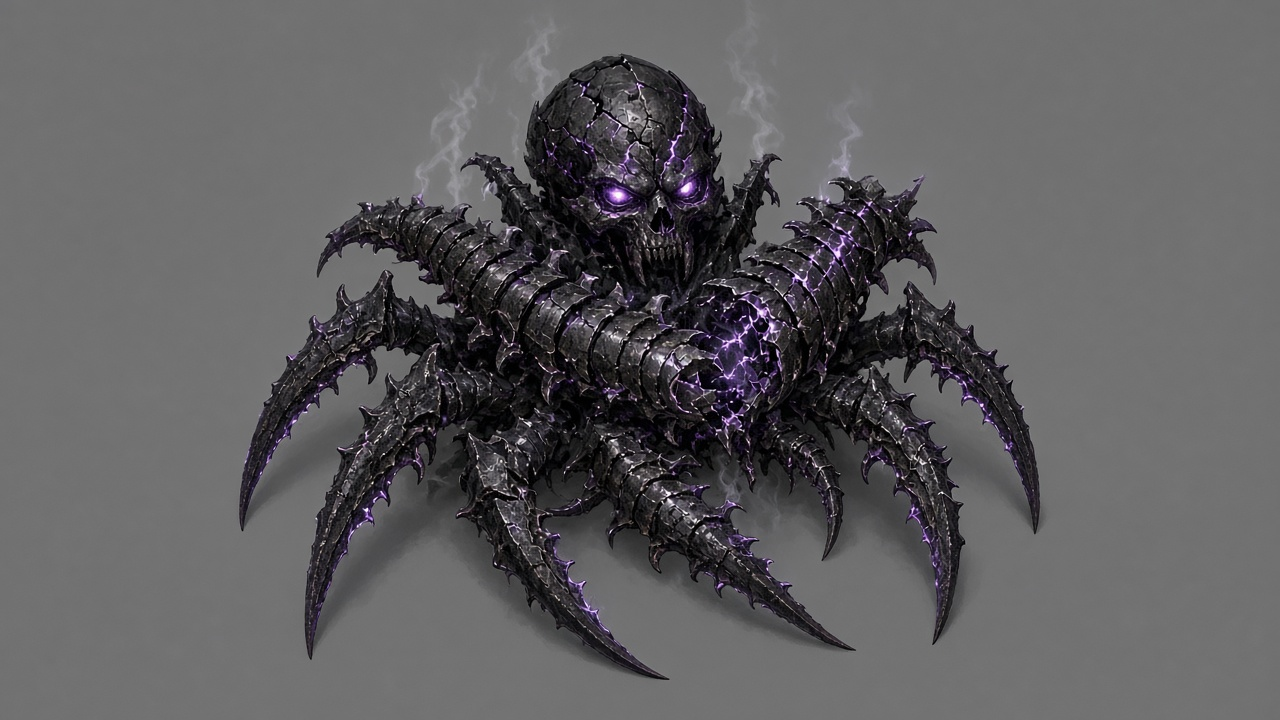
#> input picture art/bosses/coilspire/hitdeath_v1/remains_plate_src.jpg, 1280 x 720 px
$ python aopk.py ../../../../../../../art/bosses/coilspire/hitdeath_v1/remains_plate_src.jpg
#> lines starting #> are read from the running program, lines starting #| are printed output that depends on the picture
### docs/pc/art_help/handoff_wip/technical_artist/05_l9_outdoor_board_v1.3_npc_gates/tools/check_assets.py
#!/usr/bin/env python3
"""Validate Stasium painted PNG assets before importing them into Godot."""
from __future__ import annotations

import argparse
import subprocess
import sys
from pathlib import Path
from typing import Callable


def _imports():
    try:
        from PIL import Image
        import numpy as np
        return Image, np
    except ImportError:
        print("Pillow/numpy missing; installing with pip --user...", file=sys.stderr)
        subprocess.check_call([sys.executable, "-m", "pip", "install", "--user", "Pillow", "numpy"])
        from PIL import Image
        import numpy as np
        return Image, np


Image, np = _imports()

PASS, WARN, FAIL = 0, 1, 2
STATUS_NAMES = {PASS: "PASS", WARN: "WARN", FAIL: "FAIL"}

JUNGLE = {
    "back_far": ((2048, 1280), "opaque"),
    "back_mid": ((4096, 2560), "back_mid"),
    "front_leaves_left": ((1024, 1440), "rgba"),
    "front_leaves_right": ((1024, 1440), "rgba"),
    "front_leaves_top": ((2560, 480), "rgba"),
    "front_leaves_bottom": ((2560, 480), "rgba"),
    "leaf_shadow": ((1024, 1024), "leaf_shadow"),
    "back_mid_sway": ((2048, 1280), "sway"),
    "front_leaves_left_sway": ((512, 720), "sway"),
    "front_leaves_right_sway": ((512, 720), "sway"),
    "front_leaves_top_sway": ((1280, 240), "sway"),
    "front_leaves_bottom_sway": ((1280, 240), "sway"),
}
COILGATE = {
    "floor_tiles": ((1024, 64), "floor_tiles"),  # v2 route strip: 8 slots a-h
    "glow_mask": ((1024, 64), "glow_mask"),
    "pad_blue": ((128, 96), "pad"),
    "pad_red": ((128, 96), "pad"),
    "light_pillar": ((128, 512), "light_pillar"),
    "room_edge_dark": ((1024, 640), "room_edge_dark"),
}


def luminance(rgb):
    return 0.2126 * rgb[..., 0] + 0.7152 * rgb[..., 1] + 0.0722 * rgb[..., 2]


class Result:
    # [6 lines left out: function __init__, not called in this run]

    def add(self, status: int, text: str):
        self.status = max(self.status, status)
        self.notes.append(text)

    def info(self, text: str):
        self.infos.append(text)

    def summary(self) -> str:
        parts = self.notes + [f"INFO: {x}" for x in self.infos]
        return "; ".join(parts) if parts else "OK"


# [14 lines left out: function mode_properties, not called in this run]


def as_rgb(im):
    return np.asarray(im.convert("RGB"), dtype=np.uint8)


def as_rgba(im):
    return np.asarray(im.convert("RGBA"), dtype=np.uint8)


def require_mode(r: Result, im, allowed: set[str], label: str = "mode"):
    if im.mode not in allowed:
        r.add(FAIL, f"{label} {im.mode}, expected {','.join(sorted(allowed))}")


# [126 lines left out: functions check_general, alpha_halo, diamond_mask, check_back_mid, check_opaque, check_leaf_shadow, not called in this run]


def check_sway(r: Result, im):
    require_mode(r, im, {"L"}, "sway mode")


def check_rgba(r: Result, im, label: str):
    require_mode(r, im, {"RGBA"}, f"{label} mode")


# [41 lines left out: functions check_diamond_alpha, check_floor_tiles, check_glow_mask, not called in this run]


# Route strip v3 (2026-10-03): a,b plain; c straight, d top/bottom bend, e T, f end,
# g cross, h side bend. An h/v flip of an iso tile is a diagonal mirror
# (h: NE<->NW, SE<->SW; v: NE<->SE, NW<->SW), so each slot's traced port set must be one
# of the orientations reachable by flips from its canonical set.
H_FLIP = {"NE": "NW", "NW": "NE", "SE": "SW", "SW": "SE"}
V_FLIP = {"NE": "SE", "SE": "NE", "NW": "SW", "SW": "NW"}


def _orbit(ports):
    base = frozenset(ports)
    out = set()
    for hf in (False, True):
        for vf in (False, True):
            s = base
            if hf:
                s = frozenset(H_FLIP[p] for p in s)
            if vf:
                s = frozenset(V_FLIP[p] for p in s)
            out.add(s)
    return out


SLOT_PORTS = {
    0: _orbit([]), 1: _orbit([]),
    2: _orbit(["NE", "SW"]),            # straight (h flip gives NW+SE)
    3: _orbit(["NW", "NE"]),            # bend round top corner (v flip: bottom)
    4: _orbit(["NW", "NE", "SE"]),      # T, all 4 via flips
    5: _orbit(["NE"]),                  # end node
    6: _orbit(["NE", "SE", "SW", "NW"]),
    7: _orbit(["NE", "SE"]),            # bend round right corner (h flip: left)
}
SLOT_NAMES = "abcdefgh"


# [45 lines left out: functions _bilinear, route_ports, not called in this run]


def check_pad(r: Result, im):
    check_rgba(r, im, "pad")
    check_diamond_alpha(r, im, "pad bottom", slot_count=1) if im.mode in ("RGBA", "LA") else None


# [48 lines left out: functions check_light_pillar, check_file, not called in this run]


def expected_for(package):
    return JUNGLE if package == "jungle" else COILGATE  # "thunderwell" is the PC name for the coilgate kit


# [14 lines left out: function write_report, not called in this run]


# ---- props package (2026-10-03): driven by props.json in the folder ----
PROP_OVERHANG = 8          # px at 2x allowed past the footprint's left/right corners
PROP_FRONT_MAX_H = 110     # px at 2x; taller props are back-edge only (placement note)


# [57 lines left out: function check_props, not called in this run]


# ---- glyphs package (2026-10-03, PR #229 board glyphs) ----
GLYPH_PEAK = {"glyph_zone": 0.62, "glyph_deploy": 0.70, "glyph_occupied": 0.62}


# [28 lines left out: function check_glyphs, not called in this run]


# ---- world package (2026-10-03, WP10a open-world dressing kits) ----
# World kits are NOT combat room-edge props: they live in the open world, are
# y-sorted by their anchor, and canopies / sails / spires may overhang the
# neighbour cells above the base. Driven by atlas_meta.json (Crosshaven schema
# `stasium.art_atlas` v1) plus props.json and animated/anim_meta.json.
WORLD_SIZE_CLASSES_1X = {          # Stasium Bot size classes (1x; 2x = double)
    "tile": (64, 32), "small": (64, 64), "tree": (64, 112), "wide": (96, 80),
    "landmark": (128, 192), "hero": (192, 256),
}
WORLD_SIZE_CLASSES_EXTRA_1X = {    # extensions (not in the Stasium Bot list)
    "border_tall": (96, 128),      # WP10a manifest: snowy pine wall (kind=border only)
    "tree_broad": (112, 128),      # Luca 3 Oct: broad single-cell orchard canopy (kind=tree, sway mask required)
    "landmark_wide": (288, 256),   # Luca 3 Oct: 2x2 landmark with sails / overhang
    "tree_conifer": (96, 128),     # TA 3 Oct: tall single-cell conifer (kind=tree, sway mask required)
}
WORLD_CLASS_KINDS = {"border_tall": ("border",), "tree_broad": ("tree",), "tree_conifer": ("tree",)}   # classes limited to these kinds
WORLD_CLASSES_BY_FOOTPRINT = {
    (1, 1): ("small", "tree", "border_tall", "tree_broad", "tree_conifer"),
    (2, 1): ("wide",), (1, 2): ("wide",),
    (2, 2): ("landmark", "hero", "landmark_wide"),
    (3, 3): ("hero",),
}
WORLD_ANCHOR_X_TOL = 2       # px at 2x
WORLD_BASE_ROWS = 12         # lowest opaque rows (2x) that make the "base"
WORLD_BASE_TOL = 8           # base may sit this far (2x px) outside the footprint diamond
WORLD_GAP_WARN_2X = 24       # anchor-y vs lowest opaque row: WARN above this gap
# Border pieces that must overlap each neighbour (manifest: "art overlaps each
# neighbour by 16 px (1x)"). Keyed by id prefix; value in 1x px.
WORLD_BORDER_OVERLAP_1X = {"border_snowy_pine_wall": 16}
WORLD_BORDER_BASE_OVERLAP_1X = 16   # any kind=border piece: base may run this far into the neighbour (chained runs)
# Per-zone glow palettes (hue ranges in degrees) for emissive props. Read from
# props.json "glow_palette" when present, else this dict.
WORLD_ZONE_GLOWS = {
    "rowanvale": {},                                   # manifest: no emissive props
    "windmere": {"pale_ice_blue": (185, 235), "warm_amber_lantern": (15, 50)},
}
WORLD_NEON = {"electric_cyan": (180, 195), "neon_magenta": (285, 330)}   # S>0.8 and V>0.9
WORLD_NEON_PX = 50           # WARN when at least this many neon pixels


# [15 lines left out: function _hsv_arrays, not called in this run]


def _in_hue(h, lo, hi):
    return (h >= lo) & (h <= hi) if lo <= hi else (h >= lo) | (h <= hi)


# [37 lines left out: functions _neon_counts, _footprint_poly_2x, _dist_outside_poly, _load, not called in this run]


def _half(size):
    return ((size[0] + 1) // 2, (size[1] + 1) // 2)


# [119 lines left out: functions _check_1x_pair, _alpha_basics, _world_size_class, _world_hub_per_frame, _schema_diff, not called in this run]


# ---- terrace pieces (2026-10-03, L9 outdoor board kit) ----
# Board height step from the repo (claude/pc-zones-spec @ 6e0c3a4):
#   board/visual_sort.gd:10   const ELEVATION_PIXELS := 10.0   (1x; cell_to_local lifts y by elev*10)
#   board/visual_sort.gd:12   const ELEVATION_Z_SCALE := 8      (z = (x+y)*10 + elev*8)
#   backend/elevation_cost.gd:8-9  MAX_CLIMB 1, MAX_DROP 2 (walk); crosshaven_15 heights are 0..2
# A side face under a 2:1 cell edge (64x32 at 2x) dropping n steps is exactly 64 x (32 + 20n)
# at 2x: h1 64x52, h2 64x72, h3 64x92. SW face top-left = lifted centre + (-64,0), SE face (0,0).
TERRACE_STEP_PX_2X = 20
TERRACE_MAX_DROP = 2                  # faces 1..MAX_DROP are required; L1 asks for 1-3
TERRACE_EDGE_WARN, TERRACE_EDGE_FAIL = 1.5, 4.0   # median |dev| of the top edge vs the cell edge (px@2x)
TERRACE_SEAM_RATIO_WARN = 2.5         # end-column seam diff vs the piece's own adjacent-column diff
TERRACE_FACE_OFFSET_2X = {"SW": (-64, 0), "SE": (0, 0)}
TERRACE_OVERHANG_OFFSET_2X = {"SW": (-64, -8), "SE": (0, -8)}
PROPS_BLOCKS = ("none", "cover", "los")


# [589 lines left out: functions _terrace_edge, _terrace_xy, _terrace_face_metrics, check_terrace, check_props_blocks, check_world and 1 more, not called in this run]


# ---- npc package (2026-10-03): in-game NPC body sprites ----
# Source: ZONES_BUILD_SPEC.md on claude/pc-zones-spec @ 78e6513
#   - 4.5a "NPC look" (L562-619): idle 8-12 f, walk 8 f per direction, talk 6-8 f,
#     2x masters like the Crosshaven v7 kit, locked N/E/S/W rule, "E/W may mirror
#     where the prop allows", readable at zoom 1.0, stills at zoom 1.0 and 1.6.
#   - WP10 "NPC bodies" (L2036-2040): 256x256 canvas at 2x, feet on the
#     bottom-centre pivot, world character scale = ironjaw_tall at 0.33 (PR #214),
#     path art/characters/npc/<role>/idle_<facing>.png (horizontal strip).
#   - 1.3 locked facing rule (L194-195): N = back view up-left, E = back view
#     up-right, S = front view down-right, W = front view down-left.
#   - WP10 style rules (L1989-2000) / WP11 accept (L2056): straight alpha, no
#     RGB under alpha 0, linear filter, no mipmaps, no baked cast shadows.
# Layout (Crosshaven kit convention, like the world package's `<kind>/_2x/`):
#   <role>/<role>.json, <role>/_2x/<anim>_<facing>.png (2x master strips),
#   <role>/<anim>_<facing>.png (1x = exact half). Facing letters lowercase in
#   file names (repo convention: ironjaw_tall_idle_s.png), any case in the json.
NPC_FRAME_2X = (256, 256)              # WP10: 256x256 canvas at 2x
NPC_PIVOT_2X_SUGGESTED = (128, 240)    # TA brief; spec only says "bottom-centre pivot". json is authoritative.
NPC_FACINGS = ("N", "E", "S", "W")
NPC_FACING_VIEW = {"N": "back, up-left", "E": "back, up-right", "S": "front, down-right", "W": "front, down-left"}
NPC_MIRROR_OF = {"W": "S", "S": "W", "N": "E", "E": "N"}   # flip_h partners under the locked rule
NPC_ANIM_FRAMES = {"idle": (8, 12), "walk": (8, 8), "talk": (6, 8)}   # 4.5a (WP10 still says idle 8 f)
NPC_PLANTED = ("idle", "talk")         # feet must stay on the pivot
NPC_IDLE_FPS_SPEC = 8                  # WP10: idle loop at 8 fps (walk/talk fps not specified)
NPC_DIR_2X = "_2x"
NPC_EDGE_MARGIN_2X = 4                 # no alpha > NPC_EDGE_ALPHA within this many px of a frame edge
NPC_EDGE_ALPHA = 0.02
NPC_OPAQUE = 0.5                       # "opaque" for feet / silhouette measurements
NPC_PIVOT_Y_TOL = 3                    # lowest opaque row vs pivot y (px@2x)
NPC_FEET_ROWS = 12                     # bottom rows used for the horizontal feet centroid
NPC_CONTACT_ROWS = 4                   # bottom rows used for planted-feet drift
NPC_FEET_X_WARN, NPC_FEET_X_FAIL = 10, 24
NPC_DRIFT_WARN, NPC_DRIFT_FAIL = 2, 4  # px@2x across idle/talk frames
NPC_1X_DIFF_WARN = 8                   # mean |d| /255, same threshold as world _check_1x_pair
NPC_HALO_BRIGHT_WARN, NPC_HALO_BRIGHT_FAIL = 0.05, 0.15   # share of semi edge px that are a light fringe
NPC_HALO_DARK_WARN = 0.15              # share of semi edge px that are near-black against a lit interior
NPC_ALPHA0_POLICY = "black"            # "black" = WP11 accept (no RGB under alpha 0); "bleed" = TA brief
NPC_NEON_SHARE = 0.01                  # S>0.8 & V>0.9 share of opaque px (world neon thresholds)
NPC_FIGURE_H_2X = (100, 170)           # ironjaw_tall: ~189 px x 0.33 = ~62 px@1x -> ~124 px@2x
NPC_SHADOW_PX_WARN = 120               # dark low-alpha px around the feet row (baked shadow heuristic)
# Feet model (2026-10-03 TA tune, farmer pilot): measure the FEET, not "everything in the
# bottom 12 rows". In the feet band, column runs narrower than NPC_TOOL_MAX_W are a tool
# butt / staff / hem tassel and are ignored; the rest are feet. The support foot is the
# lowest foot. Stance x = midpoint of the outermost feet's sole centroids, so a 3/4
# stance (far foot ~8-12 px higher, depth) and a fork butt on the ground no longer skew it.
NPC_FEET_BAND = 18                     # rows above the pivot (2x) searched for feet
NPC_TOOL_MAX_W = 6                     # px@2x; runs this narrow are not feet
NPC_SOLE_ROWS = 4                      # bottom rows of a foot run used for its sole centroid
NPC_FEET_DEPTH = 14                    # a second foot counts if its sole is within this many rows of the lowest foot
# Contact AO (agreed NPC spec): soft painted ellipse, tint #3b3a66, peak alpha <= 0.3,
# ~70x24 px at 2x, centred on the pivot; no cast shadow.
NPC_AO_TINT = (59, 58, 102)
NPC_AO_TINT_DIST = 45                  # sum |rgb - tint| for a px to count as AO
NPC_AO_PEAK = 0.30
NPC_AO_SIZE_2X = (70, 24)
NPC_AO_SIZE_TOL = 0.5                  # WARN when bbox w is outside (1 +- tol) x spec


def _npc_box_sum(arr, r):
    """Sum over a (2r+1)^2 window (zero padded), via an integral image."""
    p = np.pad(arr.astype(np.float64), ((r + 1, r), (r + 1, r)))
    c = p.cumsum(0).cumsum(1)
    k = 2 * r + 1
    return c[k:, k:] - c[:-k, k:] - c[k:, :-k] + c[:-k, :-k]


# [131 lines left out: functions _npc_get, _npc_facing_key, _npc_plan, _npc_frames_of, _npc_find_png, _npc_runs and 2 more, not called in this run]


def _npc_ao(rgba, pivot):
    """Contact-AO pixels (tint-matched, low alpha, near the pivot row) in one frame."""
    al = rgba[..., 3].astype(np.int32)
    d = np.abs(rgba[..., :3].astype(np.int32) - np.array(NPC_AO_TINT)).sum(-1)
    m = (al > 0) & (al <= int(round(255 * 0.5))) & (d <= NPC_AO_TINT_DIST)
    # drop the 1 px anti-aliased ring of the figure (the painted contour uses the same cool tint)
    m &= _npc_box_sum((al > 127).astype(np.float32), 1) == 0
    m[:max(0, pivot[1] - NPC_FEET_BAND)] = False
    if np.count_nonzero(m) < 12:
        return None
    ys, xs = np.nonzero(m)
    return {"w": int(xs.max() - xs.min() + 1), "h": int(ys.max() - ys.min() + 1),
            "peak": float(al[m].max()) / 255.0, "cx": float(xs.mean() + 0.5), "cy": float(ys.mean() + 0.5), "mask": m}


# [566 lines left out: functions _npc_strip_pixels, _npc_halo, _npc_neon, _npc_1x, check_npc_role, check_npc and 3 more, not called in this run]


# [2 lines that do not run on import are left out]

### docs/pc/art_help/handoff_wip/technical_artist/08_other_recent_ta_work/scratch_ta_fix/aopk.py
import sys, numpy as np
sys.path.insert(0, 'tools'); import check_assets as ca
from PIL import Image
p = sys.argv[1]; im = np.asarray(Image.open(p).convert('RGBA'))
n = im.shape[1] // 256
#> n = 5
for k in range(n):
    fr = im[:, k*256:(k+1)*256]
    r = ca._npc_ao(fr, (128, 240))
    if r and r['peak'] > 0.3:
        m = r['mask'] & (fr[..., 3] > 0.3 * 255)
        ys, xs = np.nonzero(m)
        print(k, f"peak {r['peak']:.2f}", 'px>0.3:', len(ys), 'at', list(zip(xs[:6], ys[:6])), 'rgb', [tuple(fr[y, x]) for y, x in list(zip(ys, xs))[:3]])
#> this loop made 5 passes
#> pass 1, `fr = im[:, k*256:(k+1)*256]`:
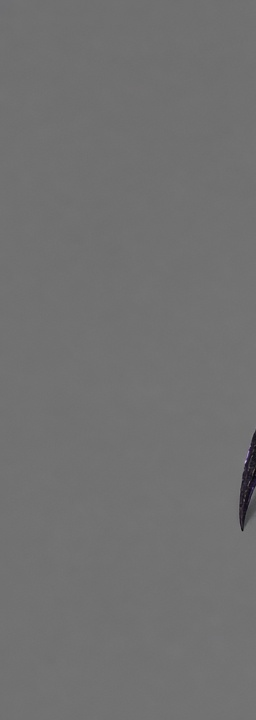
#> fr: shape (720, 256, 4); mean R, G, B, A 112.9, 112.8, 112.9, 255
#> pass 1, in _npc_ao, `d = np.abs(rgba[..., :3].astype(np.int32) - np.array(NPC_AO_TINT)).sum..`:
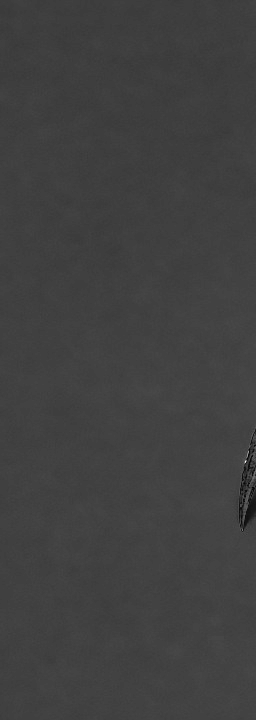
#> d: shape (720, 256) int64; min 26, max 397, mean 120.6; drawn with min black and max white
